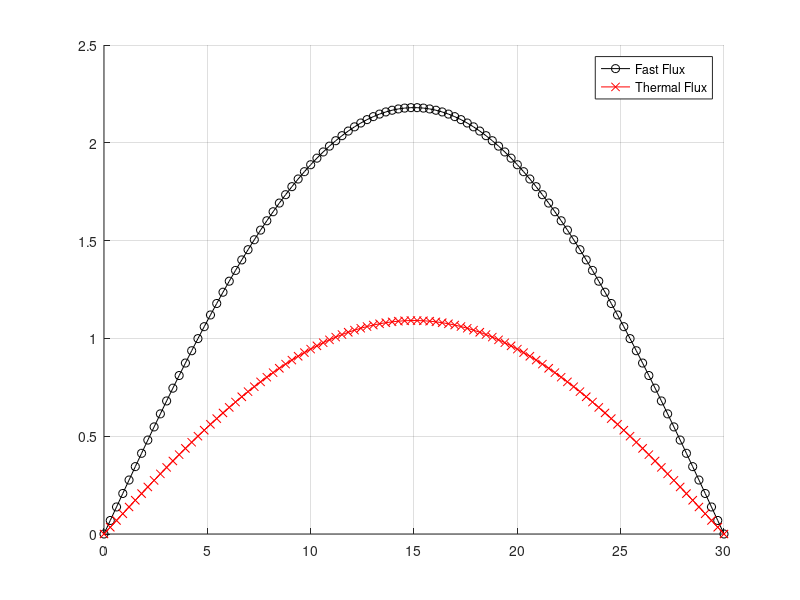

Here is the MATLAB script that generated this plot:
clc, clear, clf, close all

nusigf = [ 0.070 0.070;
           0.000 0.000];
       
sigs = [ 0.000 0.000;
         0.050 0.000];
     
sigR = [ 0.09 0.09 ];
D = [0.9 0.9];

%B = @(x) 1 - nusigf(1)/(sigR(1)+D(1)*x) + sigs(2,1)/(sigR(1)+D(1)*x)*(nusigf(2)/(sigR(2)+D(2)*x));
%B2 = fsolve(B,50);

Lx = 30;

nEgrps = 2;

N = 100;

h = Lx/(N-1);

x = 0:h:Lx;

L = zeros(N,N,nEgrps);

for i = 1:nEgrps

    L(:,:,i) = (-D(i)/h^2).*full(gallery('tridiag',N,1,-2,1));
    
end

for i = 1:nEgrps
    
    T(:,:,i) = sigR(i).*eye(N,N);
    
end

M = L + T;

for i = 1:nEgrps
    
    M(1,1,i) = 1; M(1,2,i) = 0;
    M(end,end,i) = 1; M(end,end-1,i) = 0;
    
end

phi = ones(N,1,nEgrps);
psi = ones(N,1,nEgrps);
q = zeros(N,1,nEgrps);
f = zeros(N,1,nEgrps);

for i = 1:nEgrps
    
    phi(1,1,i) = 0;
    phi(end,1,i) = 0;
    
end

tol = 1e-15;
keff = 1.0;

for i = 1:1000
    
    k_i = keff;
    f(:,:,:) = 0;
    q(:,:,:) = 0;
    
    for j = 1:nEgrps
        
        for k = 1:nEgrps
            
            f(:,1,j) = f(:,1,j) + (1/keff).*nusigf(j,k)*phi(:,1,k);
            
        end
        
        for k = 1:nEgrps
                
            q(:,1,j) = q(:,1,j) + sigs(j,k)*phi(:,1,k);
            
        end
            
        psi(:,1,j) = M(:,:,j)\(f(:,1,j)+q(:,1,j));
            
    end
    
    Sprev = 0;
    Snew = 0;
    
    for l = 1:nEgrps
        
        for m  = 1:nEgrps
            
            Snew = Snew + sum(nusigf(l,m)*psi(:,1,m));
            Sprev = Sprev + sum(nusigf(l,m)*phi(:,1,m));
        
        end
        
    end
    
    keff = Snew/((1/keff)*Sprev);
    
    phi = psi;
    phi(1,1,:) = 0;
    phi(N,1,:) = 0;
    
    residual = norm(abs(keff-k_i));
    
    if residual <= tol
        
        fprintf('k-effective converged: %f in %i iterations \n',keff,i)
        break
        
    end
    
end

hold on

strs = {'ko-','rx-'};

for i = 1:nEgrps
    
    plot(x,phi(:,1,i),strs{i});
    
end
legend('Fast Flux','Thermal Flux');
grid on